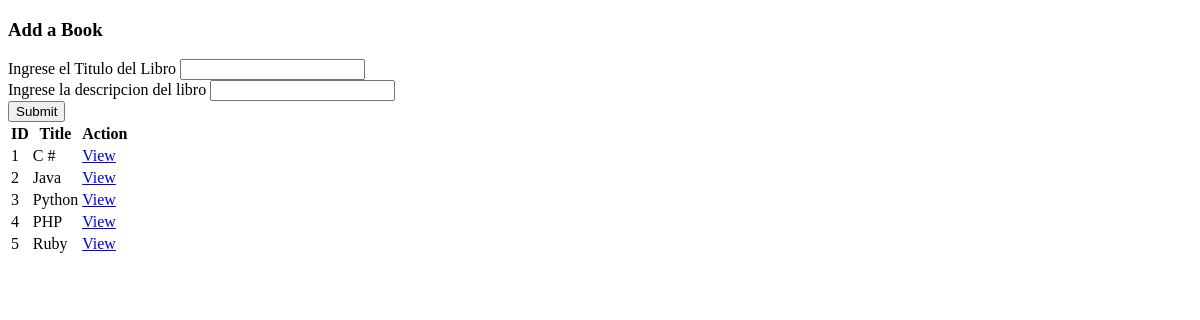
Before: / with the older database file.
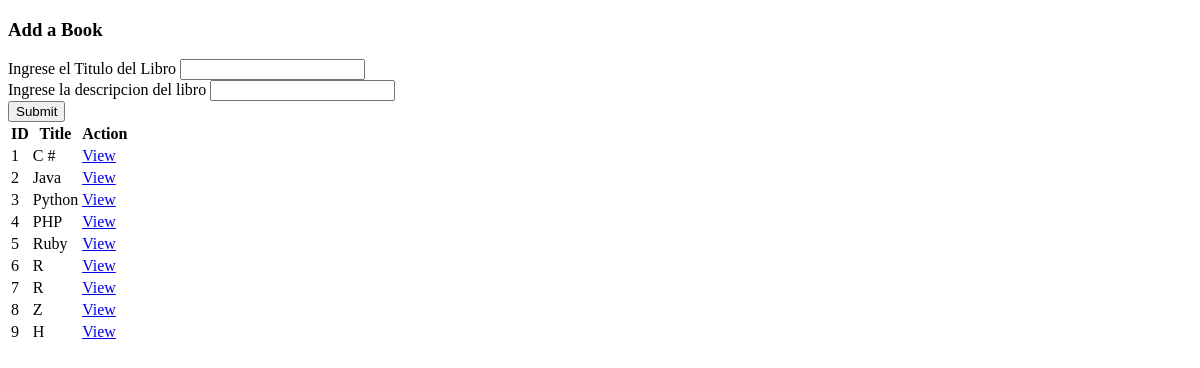
After: the same page with the newer database file.
### books_authors_app/models.py (models this page shows, shortened)
class Book (models.Model):
    title=models.CharField(max_length=255)
    desc=models.TextField()
    created_at=models.DateTimeField(auto_now_add=True)
    updated_at=models.DateTimeField(auto_now_add=True)

### books_authors_app/views.py (the view)
# urls.py: path('', views.index),
def index(request):
    if request.method=="GET":
        books=Book.objects.all()
        return render(request,'index.html',{'all':books})

### books_authors_app/templates/index.html (shortened to what this page needs)
<!DOCTYPE html>
<html lang="en">
<head>
</head>
<body>
    <div>
        <h3>Add a Book</h3>
        <form action="/book" method="post">
            <label for="titulo">Ingrese el Titulo del Libro</label>
            <input type="text" name="titulo" id="titulo">
            <br>
            <label for="descripcion">Ingrese la descripcion del libro</label>
            <input type="text" name="descripcion">
            <br>
            <input type="submit">
        </form>
    </div>
    <div class="div2">
        <table class="table1">
            <tr>
                <th>ID</th>
                <th>Title</th>
                <th>Action</th>
            </tr>
            {% for book in all %}
                <tr>
                    <td>{{ book.id }}</td>
                    <td>{{ book.title }}</td>
                    <td><a href="/book/{{book.id}}">View</a></td>
                </tr>
            {% endfor %}
        </table>
    </div>
</body>
</html>

Changed rows visible on the page:
added Book: id "6", title "R"
added Book: id "7", title "R"
added Book: id "8", title "Z"
added Book: id "9", title "H"
